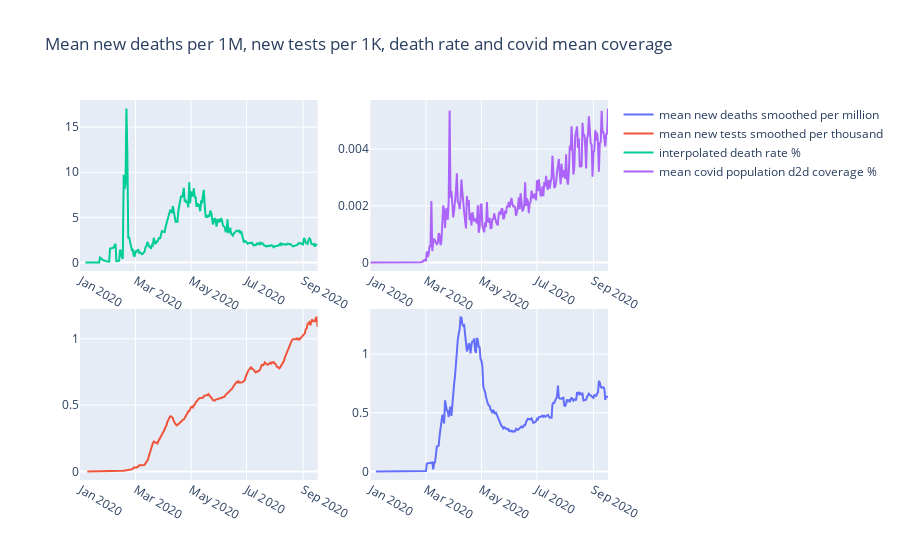

This figure's notebook cell:
### Code cell
trace1 = go.Scatter(
    x=df.groupby(['date'])['date'].apply(lambda x: np.unique(x)[0]),
    y=df.groupby(['date'])['new_deaths_smoothed_per_million'].mean(),
        xaxis='x2',
    yaxis='y2',
    name = "mean new deaths smoothed per million"
)
trace2 = go.Scatter(
    x=df.groupby(['date'])['date'].apply(lambda x: np.unique(x)[0]),
    y=df.groupby(['date'])['new_tests_smoothed_per_thousand'].mean(),
    name = "mean new tests smoothed per thousand"
)
trace3 = go.Scatter(
    x=df.groupby(['date'])['date'].apply(lambda x: np.unique(x)[0]),
    y=(df.groupby(['date'])['death_rate'].mean().replace([np.inf],np.nan).interpolate(method='linear', limit_direction='forward', axis=0) * 100).round(3),
    xaxis='x3',
    yaxis='y3',
    name = "interpolated death rate %"
)
trace4 = go.Scatter(
    x=df.groupby(['date'])['date'].apply(lambda x: np.unique(x)[0]),
    y=((df.groupby(['date'])['new_cases_per_million'].apply(lambda x: np.mean(x/1e+6))) * 100).round(6),
    xaxis='x4',
    yaxis='y4',
    name = "mean covid population d2d coverage %"
)

data = [trace1, trace2, trace3, trace4]
layout = go.Layout(
    xaxis=dict(
        domain=[0, 0.45]
    ),
    yaxis=dict(
        domain=[0, 0.45]
    ),
    xaxis2=dict(
        domain=[0.55, 1]
    ),
    xaxis3=dict(
        domain=[0, 0.45],
        anchor='y3'
    ),
    xaxis4=dict(
        domain=[0.55, 1],
        anchor='y4'
    ),
    yaxis2=dict(
        domain=[0, 0.45],
        anchor='x2'
    ),
    yaxis3=dict(
        domain=[0.55, 1]
    ),
    yaxis4=dict(
        domain=[0.55, 1],
        anchor='x4'
    ),
    title = 'Mean new deaths per 1M, new tests per 1K, death rate and covid mean coverage'
)
fig = go.Figure(data=data, layout=layout)
iplot(fig)

### Figure 1 — Plotly figure (JSON) as saved in the notebook; plotly's stock layout.template omitted (floating-point values rounded to 4 significant figures; data arrays with more than 128 entries replaced by an {"elided": "..."} marker saying what was removed)
{"data": [{"name": "mean new deaths smoothed per million", "type": "scatter", "x": {"elided": "262 str values"}, "xaxis": "x2", "y": {"elided": "262 float values"}, "yaxis": "y2"}, {"name": "mean new tests smoothed per thousand", "type": "scatter", "x": {"elided": "262 str values"}, "y": {"elided": "262 float values"}}, {"name": "interpolated death rate %", "type": "scatter", "x": {"elided": "262 str values"}, "xaxis": "x3", "y": {"elided": "262 float values"}, "yaxis": "y3"}, {"name": "mean covid population d2d coverage %", "type": "scatter", "x": {"elided": "262 str values"}, "xaxis": "x4", "y": {"elided": "262 float values"}, "yaxis": "y4"}], "layout": {"title": {"text": "Mean new deaths per 1M, new tests per 1K, death rate and covid mean coverage"}, "xaxis": {"domain": [0, 0.45]}, "xaxis2": {"domain": [0.55, 1]}, "xaxis3": {"anchor": "y3", "domain": [0, 0.45]}, "xaxis4": {"anchor": "y4", "domain": [0.55, 1]}, "yaxis": {"domain": [0, 0.45]}, "yaxis2": {"anchor": "x2", "domain": [0, 0.45]}, "yaxis3": {"domain": [0.55, 1]}, "yaxis4": {"anchor": "x4", "domain": [0.55, 1]}}}
